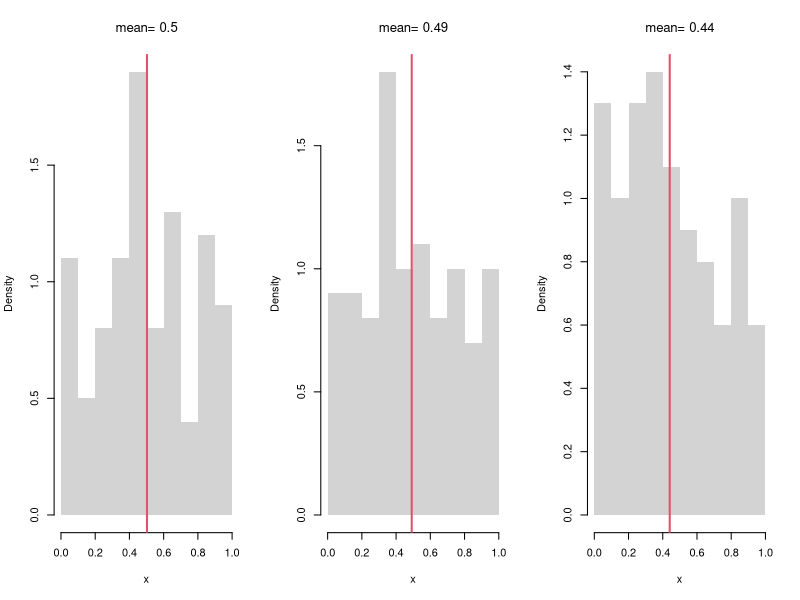
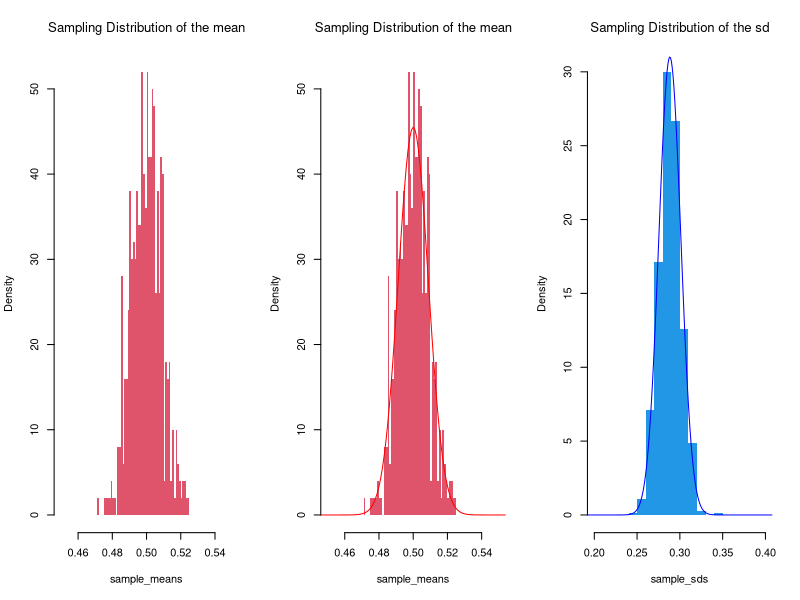
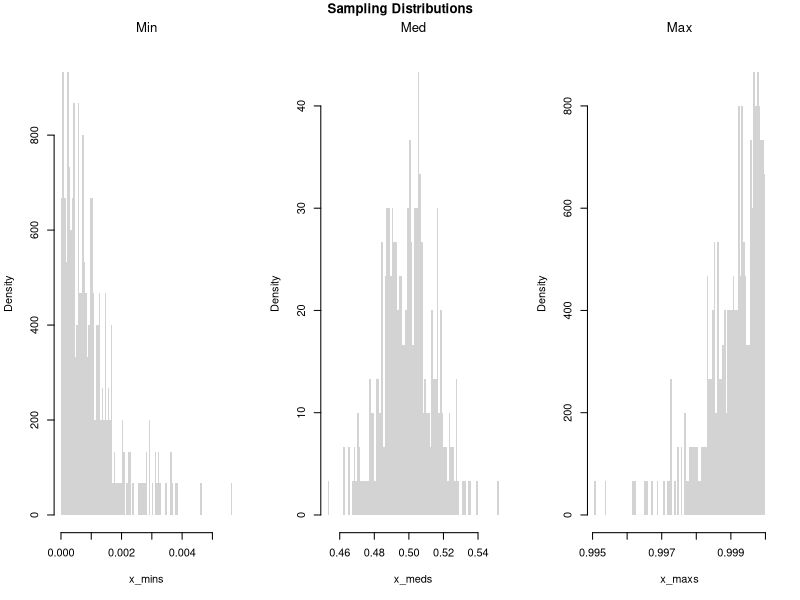
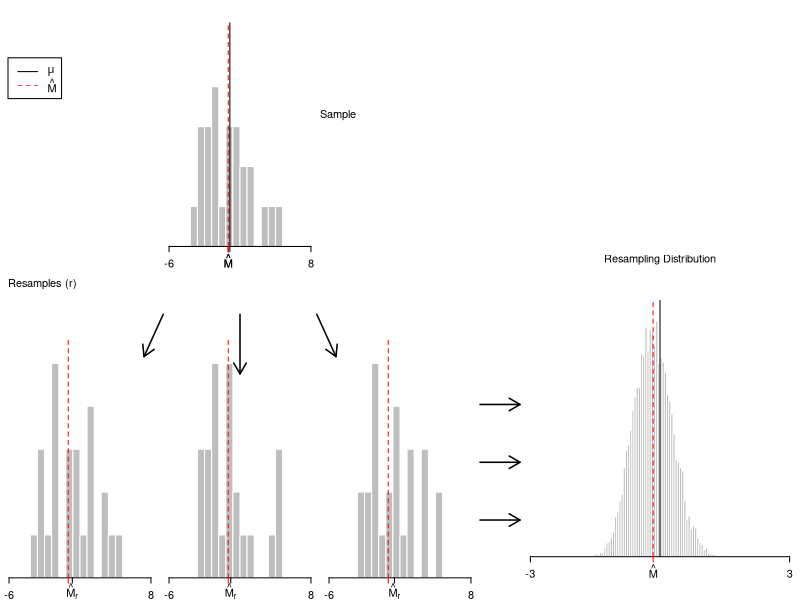
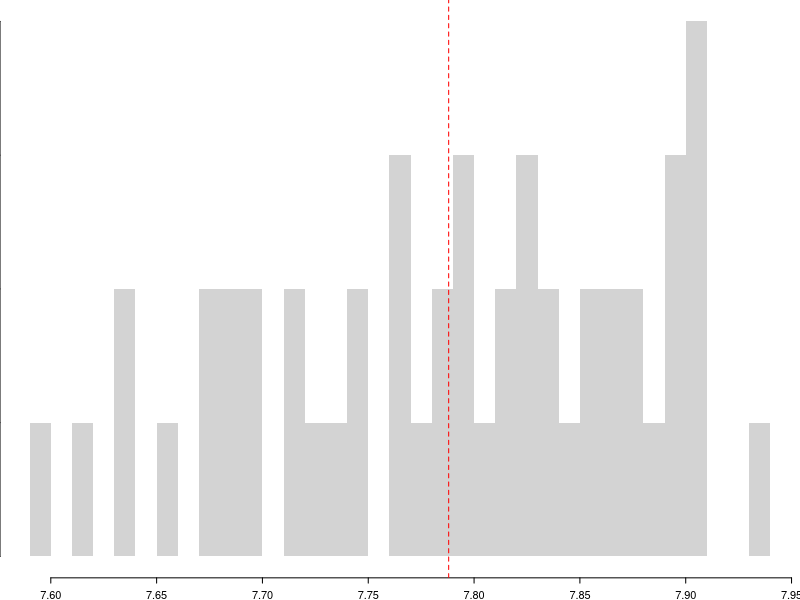
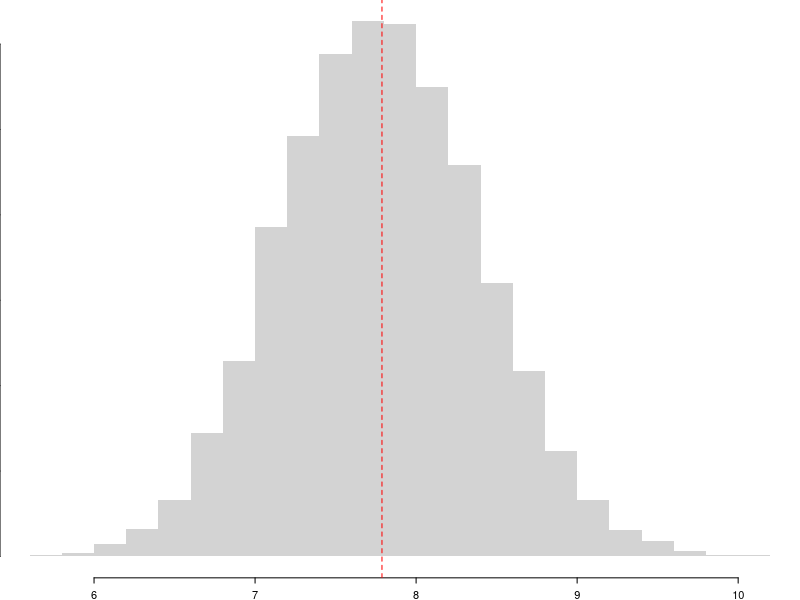
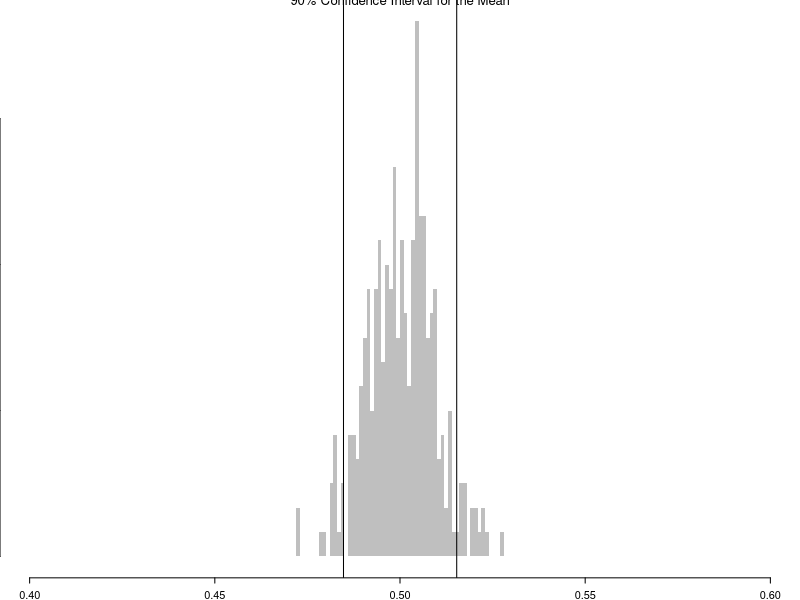
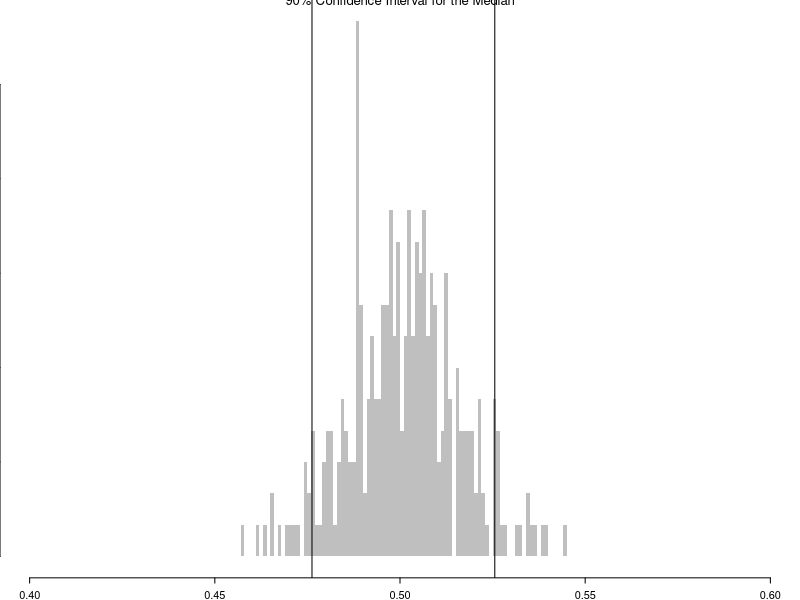

The R source for these figures, in order:
## ---- chunk 1
#All possible samples of two from {1,2,3,4}
#{1,2} {1,3}, {3,4}
#{2,3} {2,4}
#{3,4}
choose(4,2)

# Simple random sample (no duplicates, equal probability)
sample(1:4, 2, replace=F)
## ---- chunk 2
#All possible samples of two from an enormous bag of numbers {1,2,3,4}
#{1,1} {1,2} {1,3}, {3,4}
#{2,2} {2,3} {2,4}
#{3,3} {3,4}
#{4,4}

# Simple random sample (duplicates, equal probability)
sample(1:4, 2, replace=T)
## ---- chunk 3
# Three Sample Example
x_one <- runif(100)
mean_one <- mean(x_one)
x_two <- runif(100)
mean_two <- mean(x_two)
x_three <- runif(100)
mean_three <- mean(x_three)
sample_means <- c(mean_one, mean_two, mean_three)
sample_means

# An Equivalent Approach: fill vector in a loop
sample_means <- vector(length=3)
for(i in seq(sample_means)){
    x <- runif(100)
    m <- mean(x)
    sample_means[i] <- m
}
sample_means
## ---- chunk 4
# Three Sample Example w/ Visual
par(mfrow=c(1,3))
for(b in 1:3){
    x <- runif(100) 
    m <-  mean(x)
    hist(x,
        breaks=seq(0,1,by=.1), #for comparability
        freq=F, main=NA, border=NA)
    abline(v=m, col=2, lwd=2)
    title(paste0('mean= ', round(m,2)),  font.main=1)
}
## ---- chunk 5
# Many sample example
sample_means <- vector(length=500)
for(i in seq(sample_means)){
    x <- runif(1000)
    m <- mean(x)
    sample_means[i] <- m
}
hist(sample_means, 
    breaks=seq(0.45,0.55,by=.001),
    border=NA, freq=F,
    col=2, font.main=1, 
    main='Sampling Distribution of the mean')
## ---- chunk 6
# LLLN example
m_LLLN <- mean(sample_means)
round(m_LLLN, 3)
## ---- chunk 7
hist(sample_means,
    breaks=seq(0.45,0.55,by=.001),
    border=NA, freq=F,
    col=2, font.main=1, 
    main='Sampling Distribution of the mean')
    
## Approximately normal?
mu <- mean(sample_means)
mu_sd <- sd(sample_means)
x <- seq(0.1, 0.9, by=0.001)
fx <- dnorm(x, mu, mu_sd)
lines(x, fx, col='red')
## ---- chunk 8
# CLT example of the "sd" statistic
sample_sds <- vector(length=1000)
for(i in seq(sample_sds)){
    x <- runif(100) # same distribution
    s <- sd(x) # different statistic
    sample_sds[i] <- s
}
hist(sample_sds,
    breaks=seq(0.2,0.4,by=.01),
    border=NA, freq=F,
    col=4, font.main=1, 
    main='Sampling Distribution of the sd')

## Approximately normal?
mu <- mean(sample_sds)
mu_sd <- sd(sample_sds)
x <- seq(0.1, 0.9, by=0.001)
fx <- dnorm(x, mu, mu_sd)
lines(x, fx, col='blue')

# Try another function, such as
my_function <- function(x){ diff(range(exp(x))) }

# try another random variable, such as rexp(100) instead of runif(100)
## ---- chunk 9
# Create 300 samples, each with 1000 random uniform variables
x_samples <- matrix(nrow=300, ncol=1000)
for(i in seq(nrow(x_samples))){
    x_samples[i,] <- runif(1000)
}
# Each row is a new sample
length(x_samples[1,])

# Compute min, median, and max for each sample
x_mins <- apply(x_samples, 1, quantile, probs=0)
x_meds <- apply(x_samples, 1, quantile, probs=.5)
x_maxs <- apply(x_samples, 1, quantile, probs=1)

# Plot the sampling distributions of min, median, and max
# Median looks normal. Maximum and Minumum do not!
par(mfrow=c(1,3))
hist(x_mins, breaks=100, main='Min', font.main=1, border=NA, freq=F)
hist(x_meds, breaks=100, main='Med', font.main=1, border=NA, freq=F)
hist(x_maxs, breaks=100, main='Max', font.main=1, border=NA, freq=F)
title('Sampling Distributions', outer=T, line=-1)
## ---- chunk 10
sample_dat <- USArrests[,'Murder']
sample_mean <- mean(sample_dat)
sample_mean
## ---- chunk 11
# Generate Non-normal Data, from Hesterberg (2015)

# Population is 50% N(-2, 1) and 50% N(2, 4)
populationMean <- c(-2, 2)
populationVar <- c(1, 4)

# Generate samples from population
rPopulation <- function(n){
  # Which distribution is each observation coming from
  di <- sample(1:2, size=n, replace=TRUE, prob=c(.5,.5))
  rnorm(n, mean=populationMean[di], sd=sqrt(populationVar)[di])
}

# Compute Sample Mean
n <- 25
set.seed(2)
sample_dat <- rPopulation(n)
sample_mean <- mean(sample_dat)
## ---- chunk 12
# Plot Bootstrap Mean
# Modified from Hesterberg (2015)

#### Some parameters for figure layout.
divideX <- c(.6, .65)
divideY <- c(0, .32, .33, .65, .70, 1)
useFraction <- .9
Fraction2 <- 0:1 + c(1, -1) * (1-useFraction)/2
rescaleY <- function(x) (x-.33)/.67
divideY3 <- (c(NA, NA, .33, .65, .70, 1) - .33)/.67

PlotSample <- function(data,
    lineMu=TRUE,
    star=FALSE,
    lineM=NULL,
    col="gray"){
  # lineMu: logical, add a vertical line at mu
  # star:  logical, label with xbar* instead of xbar
  # lineM: NULL or numeric; add a vertical line there

  hist(data, breaks=seq(-6, 8, length=21), col=col,
       probability=TRUE, axes=FALSE, new=FALSE, border=0,
       xlab="", xlim=c(-6, 8), ylim=c(0, .351),
       xaxs="i", yaxs="i", main="")
  axis(side=1, at=c(-6, 8))
  axis(side=1, at=mean(data),
       if(star) expression(hat(M)[r]) else expression(hat(M)))
  if(lineMu) {
    segments(mean(populationMean), y0=0, y1=.32)
    axis(side=1, at=mean(populationMean), "")
  }
  if(length(lineM)) {
    segments(lineM, y0=0, y1=.32, col="red", lty=2)
    axis(side=1, at=lineM, "", col="red")
  }
  invisible(NULL)
}

### Plot sample (as substitute for population)
par(fig=c(divideX[1] * (1/3 + 1/3 * Fraction2), divideY3[5:6]),
    mar=.1 + c(2, 0, 0, 0), mex=.8)
PlotSample(sample_dat, lineM=sample_mean)
axis(1, sample_mean, expression(hat(M)), col="red")

### Bootstrap samples
set.seed(2)  ## Cherry Pick Some Good Ones
B <- lapply(1:20, function(b) { sample(sample_dat, replace=T) })
temp <- lapply(B, hist, breaks=seq(-6, 8, length=21), plot=F)
Bii <- which(sapply(temp, function(x) max(x[['counts']])) <= 5)
## Plot the Cherries
par(fig=c(divideX[1] * (0/3 + 1/3*Fraction2), divideY3[3:4]), new=T)
PlotSample(B[[Bii[1]]], sample_mean, lineMu=F, star=T)
par(fig=c(divideX[1] * (1/3 + 1/3*Fraction2), divideY3[3:4]), new=T)
PlotSample(B[[Bii[3]]], sample_mean, lineMu=F, star=T)
par(fig=c(divideX[1] * (2/3 + 1/3*Fraction2), divideY3[3:4]), new=T)
PlotSample(B[[Bii[2]]], sample_mean, lineMu=F, star=T)

### Bootstrap Distribution
par(fig=c(divideX[2], 1, 0, .5), new=T)
par(mar=c(4.1, 0, 0, 0))
set.seed(2)
Bmeans <- sapply(1:9999, function(b) {
    dat_b <- sample(sample_dat, replace=T) # c.f. jackknife
    mean(dat_b)
})
hist(Bmeans, xlim=c(-3, 3), ylim=c(0, 1), breaks=61, border=0,
     axes=F, col="gray", freq=F, main="", yaxs="i",
     xlab="", ylab="")
abline(v=sample_mean, col="red", lty=2)
abline(v=mean(populationMean))
axis(1, c(-3, 3))
axis(1, at=sample_mean, expression(hat(M)), col="red")
#axis(3, at=mean(populationMean), expression(mu))

### Arrows
par(mar=c(2.1, 0, 0, 0))
par(fig=c(0, 1, 0, 1), usr=c(0, 1, 0, 1))
arrows(lwd=1.5, length=.125,
       x0=divideX[1] * (.29 + .42 * ppoints(5)[c(1,3,5)]),
       x1=divideX[1] * seq(.3, .7, length=3),
       y0=rescaleY(divideY[4:5] %*% c(.2, .77)) - .05,
       y1=rescaleY(divideY[4] - c(.6, 1, .6)*(divideY[5]-divideY[4])) - .05)
arrows(divideX[1], c(.1, .2, .3), length=.125, divideX[2], lwd=1.5)

### Text
text(.4, .8, adj=0, 'Sample')
text((divideX[2]+1)/2, .55, adj=.5, 'Resampling Distribution')
text(0.01, divideY3[4]+.03, adj=0, "Resamples (r)")
legend(.01, .9, lty=1:2, col=1:2, legend=expression(mu, hat(M)))
## ---- chunk 13
sample_dat <- USArrests[,'Murder']
sample_mean <- mean(sample_dat)

# Jackknife Estimates
jackknife_means <- vector(length=length(sample_dat))
for(i in seq_along(jackknife_means)){
    dat_noti <- sample_dat[-i]
    mean_noti <- mean(dat_noti)
    jackknife_means[i] <- mean_noti
}
hist(jackknife_means, breaks=25,
    border=NA, freq=F,
    main='', xlab=expression(hat(M)[-i]))
abline(v=sample_mean, col='red', lty=2)
## ---- chunk 14
# Bootstrap estimates
bootstrap_means <- vector(length=9999)
for(b in seq_along(bootstrap_means)){
    dat_b <- sample(sample_dat, replace=T) # c.f. jackknife
    mean_b <- mean(dat_b)
    bootstrap_means[b] <-mean_b
}

hist(bootstrap_means, breaks=25,
    border=NA, freq=F,
    main='', xlab=expression(hat(M)[b]))
abline(v=sample_mean, col='red', lty=2)
## ---- chunk 15
# theoretical probabilities
x <- c(0,1)
x_probs <- c(1/4, 3/4)
# sample draws
coin_sample <- sample(x, prob=x_probs, 1000, replace=T)
Fhat <- ecdf(coin_sample)

x_probs_boot <- c(Fhat(0), 1-Fhat(0))
x_probs_boot # approximately the theoretical value
coin_resample <- sample(x, prob=x_probs_boot, 999, replace=T)
# any draw from here is almost the same as the original process
## ---- chunk 16
# Boot CI
boot_ci <- quantile(bootstrap_means, probs=c(.025, .975))
boot_ci

# Jack CI
jack_ci <- quantile(jackknife_means, probs=c(.025, .975))
jack_ci

# more conservative estimate
ci <- boot_ci
## ---- chunk 17
# Create 300 samples, each with 1000 random uniform variables
x_samples <- matrix(nrow=300, ncol=1000)
for(i in seq(nrow(x_samples))){
    x_samples[i,] <- runif(1000)
}
# Each row is a new sample
sample_dat1 <- x_samples[1,]
sd(sample_dat1) # standard deviation

# Compute means for each row (for each sample)
sample_means <- apply(x_samples, 1, mean)
sd(sample_means) # standard error
## ---- chunk 18

# Middle 90%
mq <- quantile(sample_means, probs=c(.05,.95))
paste0('we are 90% confident that the mean is between ', 
    round(mq[1],2), ' and ', round(mq[2],2) )

hist(sample_means,
    breaks=seq(.4,.6, by=.001), 
    border=NA, freq=F,
    col=rgb(0,0,0,.25), font.main=1,
    main='90% Confidence Interval for the Mean')
abline(v=mq)
## ---- chunk 19
## Sample Quantiles (medians)
sample_quants <- apply(x_samples, 1, quantile, probs=0.5)

# Middle 90% of estimates
mq <- quantile(sample_quants, probs=c(.05,.95))
paste0('we are 90% confident that the median is between ', 
    round(mq[1],2), ' and ', round(mq[2],2) )

hist(sample_quants,
    breaks=seq(.4,.6, by=.001),
    border=NA, freq=F,
    col=rgb(0,0,0,.25), font.main=1,
    main='90% Confidence Interval for the Median')
abline(v=mq)
## ---- chunk 20
boot_se <- sd(bootstrap_means)

theory_se <- sd(sample_dat)/sqrt(n)

c(boot_se, theory_se)
## ---- chunk 21
B <- 1000 # number of bootstrap samples
Nseq <- seq(1,100, by=1) # different sample sizes

SE <- vector(length=length(Nseq))
for(n in Nseq){
    sample_statistics_n <- vector(length=B)
    for(b in seq(sample_statistics_n)){
        x_b <- rnorm(n) # Sample of size n
        x_stat_b <- quantile(x_b, probs=.4) # Stat of interest
        sample_statistics_n[b] <- x_stat_b
    }
    se_n <- sd(sample_statistics_n) # How much the stat varies across samples
    SE[n] <- se_n
}


plot(Nseq, SE, pch=16, col=grey(0,.5),
    main='Absolute Gain', font.main=1,
    ylab='standard error', xlab='sample size')

#plot(Nseq[-1], abs(diff(SE)), pch=16, col=grey(0,.5),
#    main='Marginal Gain', font.main=1,
#    ylab='decrease in standard error', xlab='sample size')
## ---- chunk 22
# Confidence Interval for each sample
xq <- apply(x_samples, 1, function(r){ #theoretical se's 
    mean(r) + c(-1,1)*sd(r)/sqrt(length(r))
})
# First 4 interval estimates
xq[,1:4]

# Explicit calculation
mu_true <- 0.5 # theoretical result for x_samples ~ uniform
# Logical vector: whether the true mean is in each CI
covered <- mu_true >= xq[1, ] & mu_true <= xq[2, ]
# Empirical coverage rate
coverage_rate <- mean(covered)
cat(sprintf("Estimated coverage probability: %.2f%%\n", 100 * coverage_rate))

# Theoretically: [-1 sd, +1 sd] has 2/3 coverage
# Change to [-2 sd, +2 sd] to see Precision-Accuracy tradeoff.
## ---- chunk 23
# Visualize first 100 confidence intervals
N <- 100
plot.new()
plot.window(xlim = range(xq), ylim = c(0, N))
for (i in 1:N) {
  col_i <- if (covered[i]) rgb(0, 0, 0, 0.3) else rgb(1, 0, 0, 0.5)
  segments(xq[1, i], i, xq[2, i], i, col = col_i, lwd = 2)
}
abline(v = mu_true, col = "blue", lwd = 2)
axis(1)
title("Visualizing CI Coverage (Red = Missed)")
